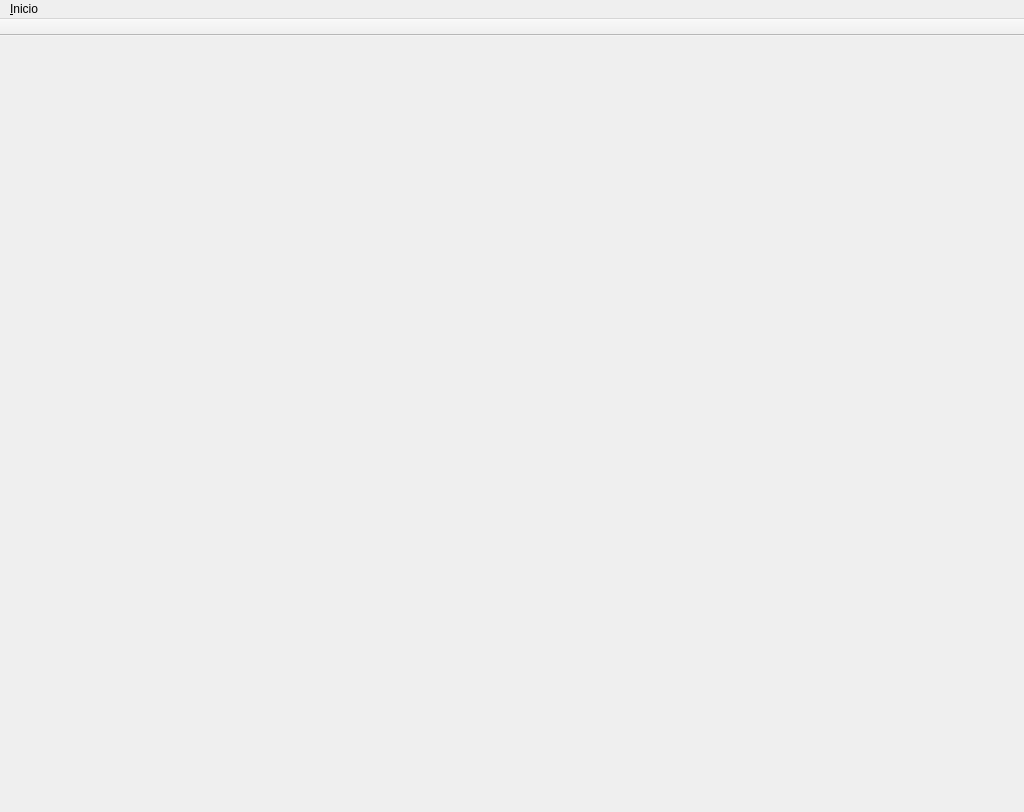
<?xml version="1.0" encoding="UTF-8"?>
<ui version="4.0">
 <class>MainWindow</class>
 <widget class="QMainWindow" name="MainWindow">
  <property name="geometry">
   <rect>
    <x>0</x>
    <y>0</y>
    <width>1024</width>
    <height>812</height>
   </rect>
  </property>
  <property name="minimumSize">
   <size>
    <width>1024</width>
    <height>700</height>
   </size>
  </property>
  <property name="windowTitle">
   <string>Jockey Remates</string>
  </property>
  <property name="windowIcon">
   <iconset resource="../../resource.qrc">
    <normaloff>:/icon</normaloff>:/icon</iconset>
  </property>
  <property name="styleSheet">
   <string notr="true"/>
  </property>
  <widget class="QWidget" name="centralwidget"/>
  <widget class="QMenuBar" name="menubar">
   <property name="geometry">
    <rect>
     <x>0</x>
     <y>0</y>
     <width>1024</width>
     <height>21</height>
    </rect>
   </property>
   <widget class="QMenu" name="menuInicio">
    <property name="title">
     <string>&amp;Inicio</string>
    </property>
    <addaction name="actionRemates"/>
    <addaction name="actionResultados"/>
    <addaction name="actionCompetidores"/>
    <addaction name="actionPorcentaje"/>
    <addaction name="actionCajas"/>
    <addaction name="actionEvento"/>
    <addaction name="actionSalir"/>
   </widget>
   <addaction name="menuInicio"/>
  </widget>
  <widget class="QToolBar" name="toolBar">
   <property name="windowTitle">
    <string>toolBar</string>
   </property>
   <property name="movable">
    <bool>false</bool>
   </property>
   <attribute name="toolBarArea">
    <enum>TopToolBarArea</enum>
   </attribute>
   <attribute name="toolBarBreak">
    <bool>false</bool>
   </attribute>
  </widget>
  <action name="actionRemates">
   <property name="icon">
    <iconset resource="../../resource.qrc">
     <normaloff>:/apuestas</normaloff>:/apuestas</iconset>
   </property>
   <property name="text">
    <string>Remate</string>
   </property>
   <property name="shortcut">
    <string>F1</string>
   </property>
  </action>
  <action name="actionResultados">
   <property name="icon">
    <iconset>
     <normalon>:/copa</normalon>
    </iconset>
   </property>
   <property name="text">
    <string>Resultados</string>
   </property>
   <property name="shortcut">
    <string>F2</string>
   </property>
  </action>
  <action name="actionCompetidores">
   <property name="icon">
    <iconset resource="../../resource.qrc">
     <normaloff>:/carreras</normaloff>:/carreras</iconset>
   </property>
   <property name="text">
    <string>Competidores</string>
   </property>
   <property name="shortcut">
    <string>F3</string>
   </property>
  </action>
  <action name="actionCajas">
   <property name="text">
    <string>Cajas</string>
   </property>
   <property name="shortcut">
    <string>F5</string>
   </property>
  </action>
  <action name="actionSalir">
   <property name="text">
    <string>Salir</string>
   </property>
  </action>
  <action name="actionEvento">
   <property name="icon">
    <iconset resource="../../resource.qrc">
     <normaloff>:/eventos</normaloff>:/eventos</iconset>
   </property>
   <property name="text">
    <string>Evento</string>
   </property>
   <property name="shortcut">
    <string>F8</string>
   </property>
  </action>
  <action name="actionPorcentaje">
   <property name="text">
    <string>Porcentaje</string>
   </property>
   <property name="shortcut">
    <string>F4</string>
   </property>
  </action>
 </widget>
 <resources>
  <include location="../../resource.qrc"/>
 </resources>
 <connections/>
</ui>
